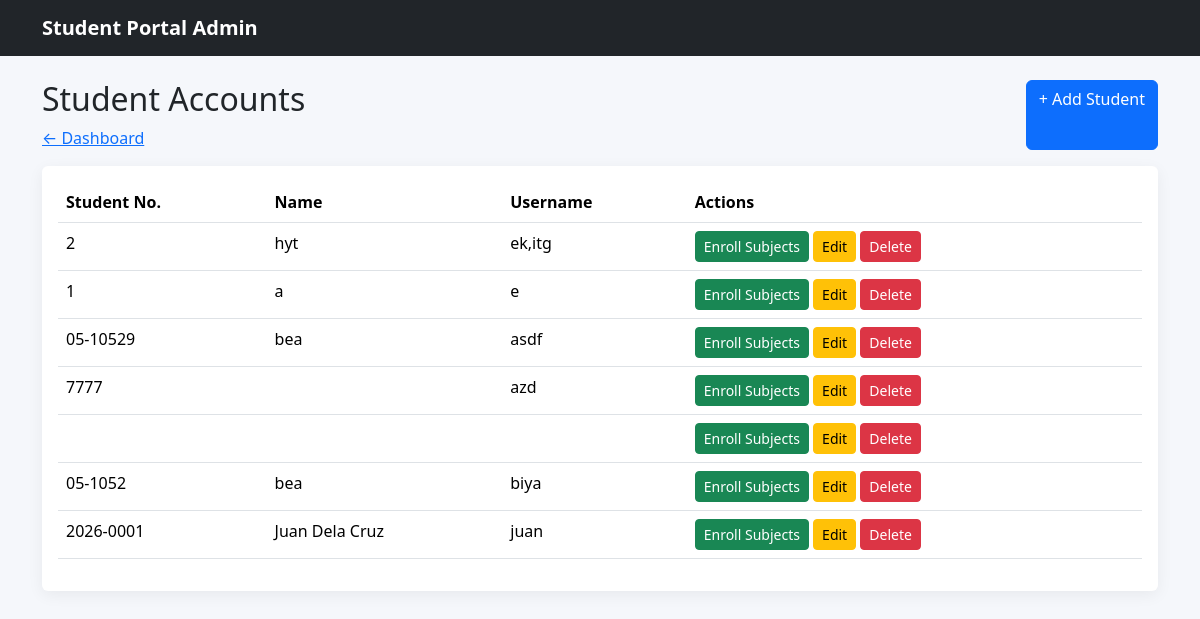
The app's page /admin/students/index.php (signed in) with its own data.
### tables this page shows
CREATE TABLE `users` (
  `id` int(11) NOT NULL,
  `student_no` varchar(30) DEFAULT NULL,
  `full_name` varchar(100) NOT NULL,
  `username` varchar(50) NOT NULL,
  `password` varchar(255) NOT NULL,
  `role` enum('admin','student') NOT NULL DEFAULT 'student'
);

### admin/students/index.php (the view, shortened to what this page needs)
<?php
include "../../config/database.php";
$sql = "SELECT * FROM users WHERE role = 'student' ORDER BY id DESC";
$result = mysqli_query ($conn, $sql);
?>
<!doctype html>
<html lang="en">
<head>
    <link
        href="../../assets/vendor/bootstrap/css/bootstrap.min.css"
        rel="stylesheet"
    >
    <link
        href="../../assets/css/style.css"
        rel="stylesheet"
    >
</head>
<body>
    <nav class="navbar navbar-dark bg-dark">
        <div class="container">
            <a
                class="navbar-brand"
                href="dashboard.html"
            >
                Student Portal Admin
            </a>
        </div>
    </nav>
    <div class="container py-4">
        <div class="d-flex justify-content-between mb-3">
            <div>
                <h2>Student Accounts</h2>
                <a href="../dashboard.php">
                    ← Dashboard
                </a>
            </div>
            <a
                class="btn btn-primary"
                href="create.php"
            >
                + Add Student
            </a>
        </div>
        <div class="card">
            <div class="card-body">
                <table class="table table-hover">
                    <thead>
                        <tr>
                            <th>Student No.</th>
                            <th>Name</th>
                            <th>Username</th>
                            <th>Actions</th>
                        </tr>
                    </thead>
                    <tbody>
                        <?php while($row = mysqli_fetch_assoc($result)){?>
                        <tr>
                            <td><?php echo htmlspecialchars($row["student_no"]);?></td>
                            <td><?php echo htmlspecialchars($row["full_name"]);?></td>
                            <td><?php echo htmlspecialchars($row["username"]);?></td>
                            <td>
                                <a
                                    class="btn btn-success btn-sm"
                                    href="enroll.html"
                                >
                                    Enroll Subjects
                                </a>
                                <a
                                    class="btn btn-warning btn-sm"
                                    href="student_form.html"
                                >
                                    Edit
                                </a>
                                <a
                                    class="btn btn-danger btn-sm"
                                    href="delete.php?id=<?php  echo $row['id'];?>"
                                    onclick = "return confirm ('are you sure you want to delete this record?')"
                                >
                                    Delete
                                </a>
                            </td>
                        </tr>
                        <?php }?>
                    </tbody>
                </table>
            </div>
        </div>
    </div>
</body>
</html>

### assets/css/style.css (style rules this page uses)
body { background: #f5f7fb; }
.navbar-brand { font-weight: 700; }
.card { border: 0; box-shadow: 0 0.25rem 1rem rgba(0,0,0,.06); }

### records on screen
users: student_no "2", full_name "hyt", username "ek,itg"
users: student_no "1", full_name "a", username "e"
users: student_no "05-10529", full_name "bea", username "asdf"
users: student_no "7777", username "azd"
users: student_no "05-1052", full_name "bea", username "biya"
users: student_no "2026-0001", full_name "Juan Dela Cruz", username "juan"
